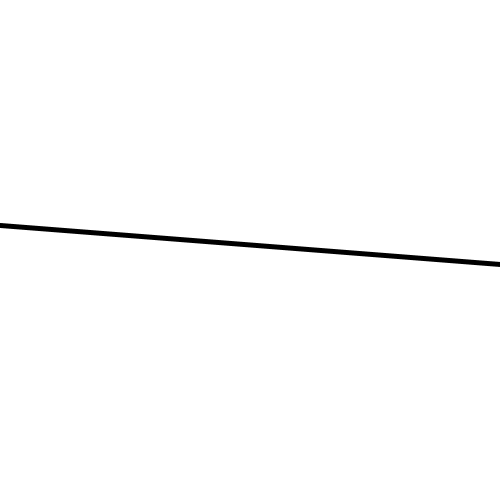
Frame 1 (no input)
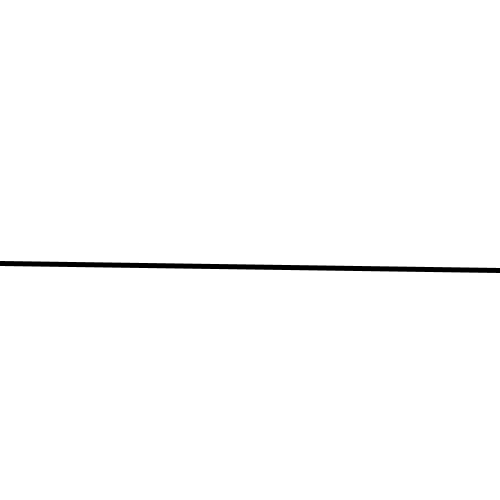
Frame 60 (the mouse pressed at the canvas centre just before this capture)
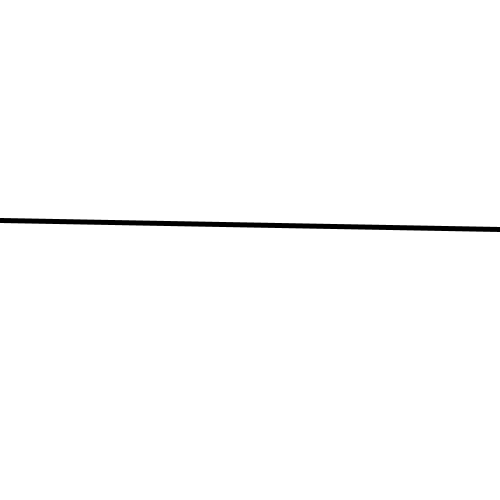
Frame 120 (the mouse held since frame 60 and released just before this capture)

The Processing sketch that drew these frames (run headless with seeded random() and noise(); from frame 60 on, the mouse is pressed at the canvas centre):

// Processing sketch: processing_183848
// ── processing_183848.pde

void setup(){
  size(500,500);
  }
  
void draw() {
  background(255);
  strokeWeight(5);
  line(width,random(200,300),0,random(200,300));}
